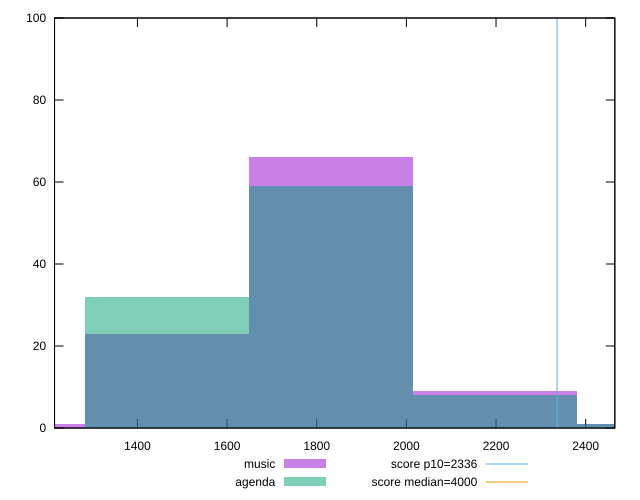

This chart was generated by the following gnuplot code:
reset

$music <<EOF
1831.5877089104663 66
2197.9052506925595 9
1465.270167128373 23
1098.9526253462798 1
2564.222792474653 1
EOF

$agenda <<EOF
2197.9052506925595 8
1465.270167128373 32
1831.5877089104663 59
2564.222792474653 1
EOF

set key outside below
set boxwidth 366.31754178209326
set xrange [1215.082:2464.99]
set yrange [0:100]
set trange [0:100]
set style fill transparent solid 0.5 noborder

set parametric
set terminal svg size 640, 500 enhanced background rgb 'white'
set output "reports/report_00028_2021-02-24T12-49-42.674Z/first-contentful-paint/comparison/histogram/0_vs_1.svg"

plot $music title "music" with boxes, \
     $agenda title "agenda" with boxes, \
     2336,t title "score p10=2336", \
     4000,t title "score median=4000"

reset
